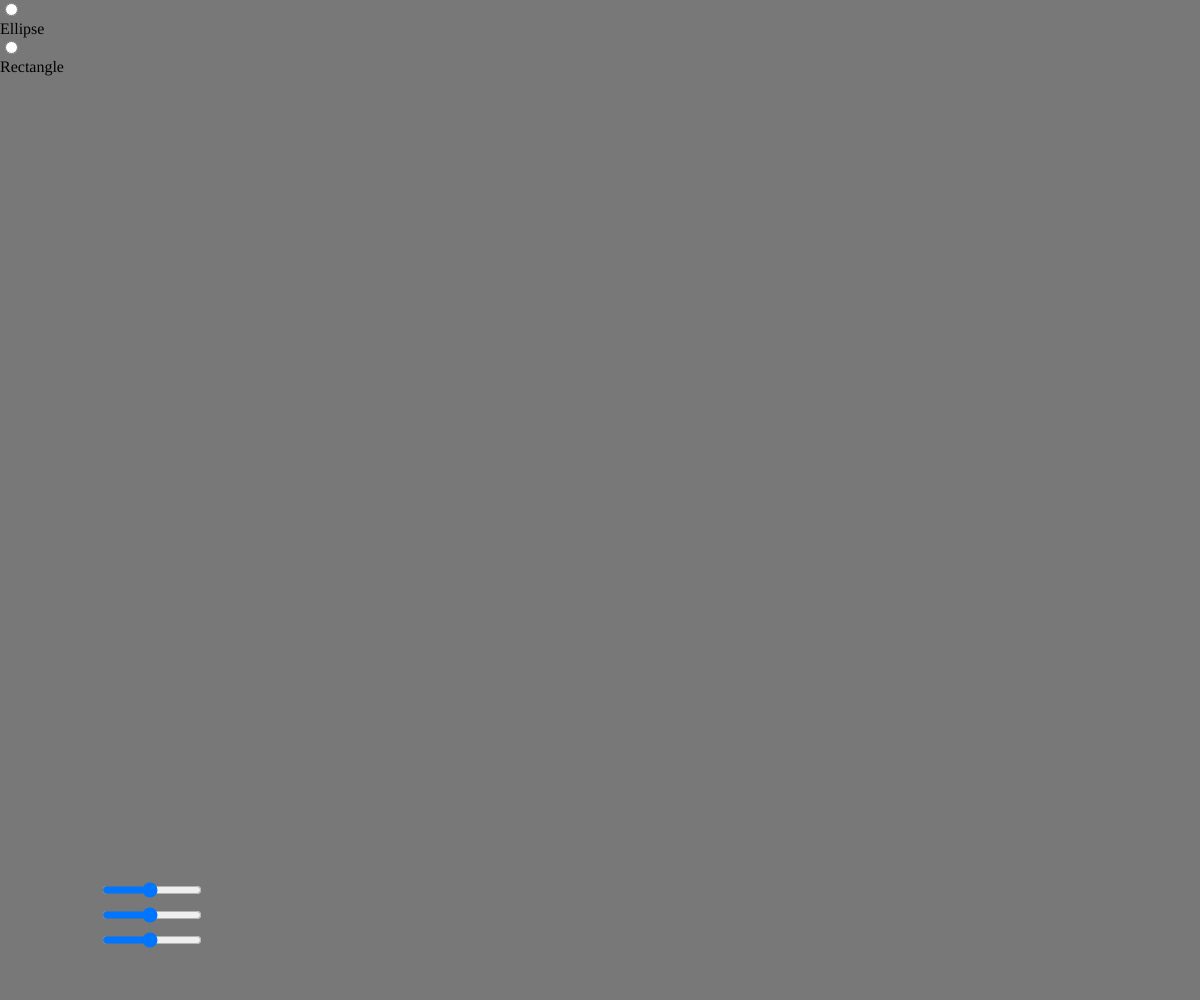
Frame 1 (no input)
Frame 60 (no input): identical to frame 1, image omitted
Frame 120 (the mouse pressed at the canvas centre since frame 60): identical to frame 1, image omitted

The p5.js sketch that drew this single still picture (run headless with seeded random() and noise() and a simulated clock; from frame 60 on, the mouse is pressed at the canvas centre):

// p5.js sketch
// ── sketch.js
// Project Title
// Your Name
// Date
//
// Extra for Experts:
// - describe what you did to take this project "above and beyond"

let slider1, slider2, slider3, radio, inp1;

function setup() {
  createCanvas(windowWidth, windowHeight);
  slider1 = createSlider(0, 255, 120);
  slider1.position(100, 880);
  slider1.style("width", "100px");
  slider2 = createSlider(0, 255, 120);
  slider2.position(100, 905);
  slider2.style("width", "100px");
  slider3 = createSlider(0, 255, 120);
  slider3.position(100, 930);
  slider3.style("width", "100px");
  radio = createRadio();
  radio.option("Ellipse");
  radio.option("Rectangle");
  radio.position(0, 0);
  radio.style("width", "60px");
  textAlign(CENTER);
  radio.value("Rectangle");
}


function draw() {
  background(slider1.value(), slider2.value(), slider3.value());
  let val = radio.value();
  if (val === "Ellipse") {
    fill();
    ellipse(width / 2, height / 2, 200);
  }
  if (val === "Rectangle") {
    rect(width / 2 - 100, height / 2 - 100, 200, 200);
  }
}
